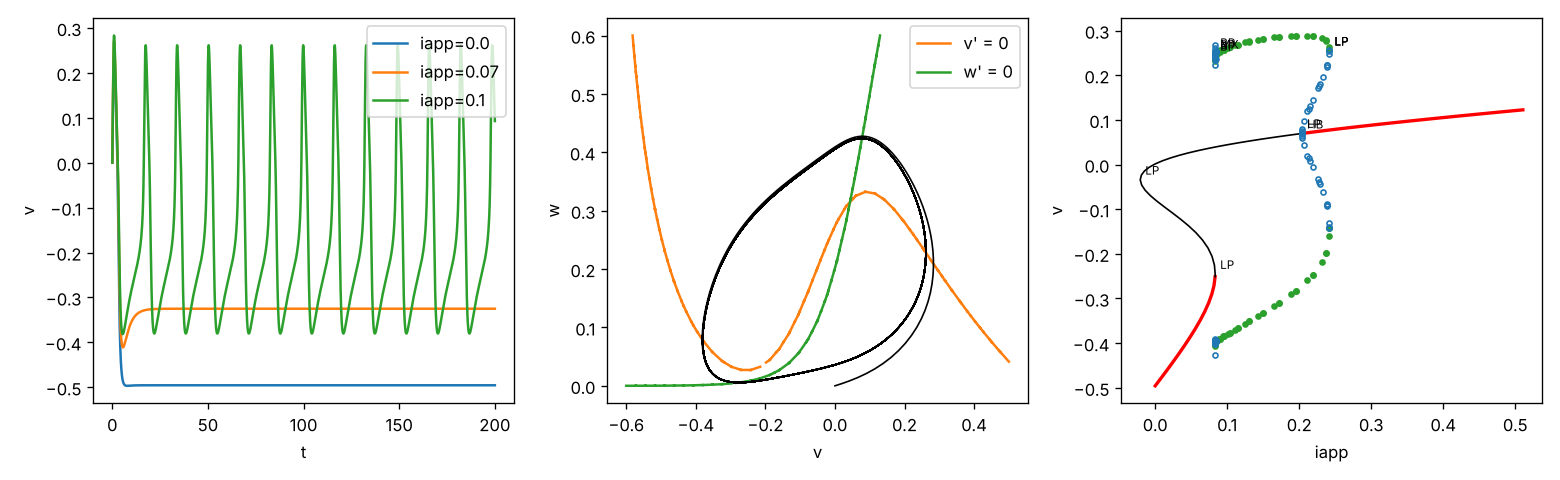

Python code for this plot:
"""
Morris-Lecar: simulation, phase plane, and a one-parameter bifurcation
diagram in iapp, all through pyxpp.  Writes lecar_demo.png.
"""
import matplotlib
matplotlib.use("Agg")
import matplotlib.pyplot as plt
from pathlib import Path

import pyxpp

m = pyxpp.load(Path(__file__).with_name("lecar.ode"))

fig, ax = plt.subplots(1, 3, figsize=(13, 4))

# 1. voltage traces for three currents
for iapp, tr in zip((0.0, 0.07, 0.1), m.sweep("iapp", (0.0, 0.07, 0.1), total=200)):
    ax[0].plot(tr.t, tr["v"], label=f"iapp={iapp}")
ax[0].set(xlabel="t", ylabel="v")
ax[0].legend()

# 2. phase plane at iapp=0.1: nullclines and the limit cycle
m.pars["iapp"] = 0.1
tr = m.run(total=200)
nc = m.nullclines(x="v", y="w", xlo=-0.6, xhi=0.5, ylo=-0.1, yhi=0.6)
ax[1].plot(*nc["V"].T, "C1", label="v' = 0")
ax[1].plot(*nc["W"].T, "C2", label="w' = 0")
ax[1].plot(tr["v"], tr["w"], "k", lw=1)
ax[1].set(xlabel="v", ylabel="w")
ax[1].legend()

# 3. bifurcation diagram: equilibria in iapp, then the periodic branch from the Hopf
m.pars["iapp"] = 0.0
m.run(total=300)
m.run_last(total=10)                 # start AUTO on the equilibrium
br = m.auto.run("iapp", start="steady", ds=0.01, dsmax=0.02, parmin=-0.2, parmax=0.5)
hb = br.special("HB")[0]
m.auto.run(grab=hb.label, choice="periodic", dsmax=0.05, nmax=400)
m.auto.diagram.plot(y="v", ax=ax[2])

fig.tight_layout()
fig.savefig("lecar_demo.png", dpi=120)
print(m.auto.diagram)
